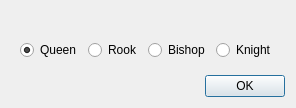
<?xml version="1.0" encoding="UTF-8"?>
<ui version="4.0">
 <class>Promotion</class>
 <widget class="QDialog" name="Promotion">
  <property name="geometry">
   <rect>
    <x>0</x>
    <y>0</y>
    <width>553</width>
    <height>216</height>
   </rect>
  </property>
  <property name="sizePolicy">
   <sizepolicy hsizetype="Fixed" vsizetype="Fixed">
    <horstretch>0</horstretch>
    <verstretch>0</verstretch>
   </sizepolicy>
  </property>
  <property name="windowTitle">
   <string>Promotion</string>
  </property>
  <layout class="QVBoxLayout" name="verticalLayout">
   <property name="sizeConstraint">
    <enum>QLayout::SetFixedSize</enum>
   </property>
   <item>
    <widget class="QWidget" name="widget" native="true">
     <layout class="QGridLayout" name="gridLayout">
      <item row="0" column="4">
       <widget class="QLabel" name="label">
        <property name="text">
         <string/>
        </property>
        <property name="pixmap">
         <pixmap resource="resources.qrc">:/images/w_bishop_png_128px.png</pixmap>
        </property>
        <property name="scaledContents">
         <bool>false</bool>
        </property>
       </widget>
      </item>
      <item row="1" column="2">
       <widget class="QRadioButton" name="rdQueen">
        <property name="text">
         <string>Queen</string>
        </property>
        <property name="checked">
         <bool>true</bool>
        </property>
        <attribute name="buttonGroup">
         <string notr="true">groupPieces</string>
        </attribute>
       </widget>
      </item>
      <item row="1" column="3">
       <widget class="QRadioButton" name="rdRook">
        <property name="text">
         <string>Rook</string>
        </property>
        <attribute name="buttonGroup">
         <string notr="true">groupPieces</string>
        </attribute>
       </widget>
      </item>
      <item row="0" column="3">
       <widget class="QLabel" name="label_4">
        <property name="text">
         <string/>
        </property>
        <property name="pixmap">
         <pixmap resource="resources.qrc">:/images/w_rook_png_128px.png</pixmap>
        </property>
       </widget>
      </item>
      <item row="0" column="2">
       <widget class="QLabel" name="label_3">
        <property name="text">
         <string/>
        </property>
        <property name="pixmap">
         <pixmap resource="resources.qrc">:/images/w_queen_png_128px.png</pixmap>
        </property>
       </widget>
      </item>
      <item row="0" column="5">
       <widget class="QLabel" name="label_2">
        <property name="text">
         <string/>
        </property>
        <property name="pixmap">
         <pixmap resource="resources.qrc">:/images/w_knight_png_128px.png</pixmap>
        </property>
       </widget>
      </item>
      <item row="1" column="4">
       <widget class="QRadioButton" name="rdBishop">
        <property name="layoutDirection">
         <enum>Qt::LeftToRight</enum>
        </property>
        <property name="text">
         <string>Bishop</string>
        </property>
        <property name="autoRepeat">
         <bool>false</bool>
        </property>
        <attribute name="buttonGroup">
         <string notr="true">groupPieces</string>
        </attribute>
       </widget>
      </item>
      <item row="1" column="5">
       <widget class="QRadioButton" name="rdKnight">
        <property name="text">
         <string>Knight</string>
        </property>
        <attribute name="buttonGroup">
         <string notr="true">groupPieces</string>
        </attribute>
       </widget>
      </item>
     </layout>
    </widget>
   </item>
   <item>
    <widget class="QDialogButtonBox" name="buttonBox">
     <property name="orientation">
      <enum>Qt::Horizontal</enum>
     </property>
     <property name="standardButtons">
      <set>QDialogButtonBox::Ok</set>
     </property>
    </widget>
   </item>
  </layout>
 </widget>
 <resources>
  <include location="resources.qrc"/>
 </resources>
 <connections>
  <connection>
   <sender>buttonBox</sender>
   <signal>accepted()</signal>
   <receiver>Promotion</receiver>
   <slot>accept()</slot>
   <hints>
    <hint type="sourcelabel">
     <x>248</x>
     <y>254</y>
    </hint>
    <hint type="destinationlabel">
     <x>157</x>
     <y>274</y>
    </hint>
   </hints>
  </connection>
  <connection>
   <sender>buttonBox</sender>
   <signal>rejected()</signal>
   <receiver>Promotion</receiver>
   <slot>reject()</slot>
   <hints>
    <hint type="sourcelabel">
     <x>316</x>
     <y>260</y>
    </hint>
    <hint type="destinationlabel">
     <x>286</x>
     <y>274</y>
    </hint>
   </hints>
  </connection>
 </connections>
 <buttongroups>
  <buttongroup name="groupPieces"/>
 </buttongroups>
</ui>
